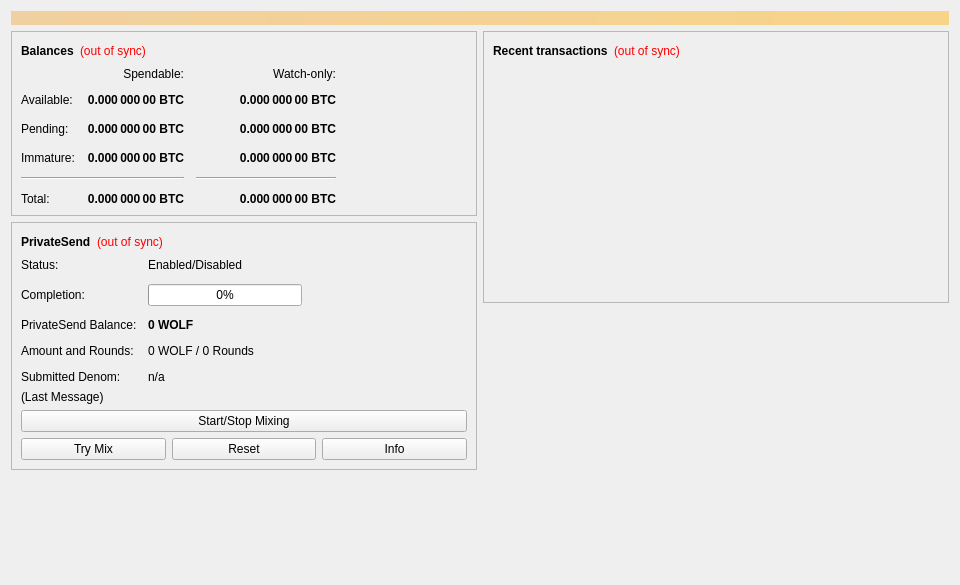
<?xml version="1.0" encoding="UTF-8"?>
<ui version="4.0">
 <class>OverviewPage</class>
 <widget class="QWidget" name="OverviewPage">
  <property name="geometry">
   <rect>
    <x>0</x>
    <y>0</y>
    <width>960</width>
    <height>585</height>
   </rect>
  </property>
  <property name="minimumSize">
   <size>
    <width>960</width>
    <height>0</height>
   </size>
  </property>
  <property name="windowTitle">
   <string>Form</string>
  </property>
  <layout class="QVBoxLayout" name="topLayout">
   <item>
    <widget class="QLabel" name="labelAlerts">
     <property name="visible">
      <bool>false</bool>
     </property>
     <property name="styleSheet">
      <string notr="true">QLabel { background-color: qlineargradient(x1: 0, y1: 0, x2: 1, y2: 0, stop:0 #F0D0A0, stop:1 #F8D488); color:#000000; }</string>
     </property>
     <property name="wordWrap">
      <bool>true</bool>
     </property>
     <property name="margin">
      <number>3</number>
     </property>
     <property name="textInteractionFlags">
      <set>Qt::TextSelectableByMouse</set>
     </property>
    </widget>
   </item>
   <item>
    <layout class="QHBoxLayout" name="horizontalLayout" stretch="1,1">
     <item>
      <layout class="QVBoxLayout" name="verticalLayout_2">
       <item>
        <widget class="QFrame" name="frame">
         <property name="frameShape">
          <enum>QFrame::StyledPanel</enum>
         </property>
         <property name="frameShadow">
          <enum>QFrame::Raised</enum>
         </property>
         <layout class="QVBoxLayout" name="verticalLayout_4">
          <item>
           <layout class="QHBoxLayout" name="horizontalLayout_4">
            <item>
             <widget class="QLabel" name="label_5">
              <property name="font">
               <font>
                <weight>75</weight>
                <bold>true</bold>
               </font>
              </property>
              <property name="text">
               <string>Balances</string>
              </property>
             </widget>
            </item>
            <item>
             <widget class="QLabel" name="labelWalletStatus">
              <property name="toolTip">
               <string>The displayed information may be out of date. Your wallet automatically synchronizes with the Wolfcoin network after a connection is established, but this process has not completed yet.</string>
              </property>
              <property name="styleSheet">
               <string notr="true">QLabel { color: red; }</string>
              </property>
              <property name="text">
               <string notr="true">(out of sync)</string>
              </property>
              <property name="alignment">
               <set>Qt::AlignLeading|Qt::AlignLeft|Qt::AlignVCenter</set>
              </property>
             </widget>
            </item>
            <item>
             <spacer name="horizontalSpacer_3">
              <property name="orientation">
               <enum>Qt::Horizontal</enum>
              </property>
              <property name="sizeHint" stdset="0">
               <size>
                <width>40</width>
                <height>20</height>
               </size>
              </property>
             </spacer>
            </item>
           </layout>
          </item>
          <item>
           <layout class="QGridLayout" name="gridLayout">
            <property name="spacing">
             <number>12</number>
            </property>
            <item row="2" column="2">
             <widget class="QLabel" name="labelWatchPending">
              <property name="font">
               <font>
                <weight>75</weight>
                <bold>true</bold>
               </font>
              </property>
              <property name="cursor">
               <cursorShape>IBeamCursor</cursorShape>
              </property>
              <property name="toolTip">
               <string>Unconfirmed transactions to watch-only addresses</string>
              </property>
              <property name="text">
               <string notr="true">0.000 000 00 BTC</string>
              </property>
              <property name="alignment">
               <set>Qt::AlignRight|Qt::AlignTrailing|Qt::AlignVCenter</set>
              </property>
              <property name="textInteractionFlags">
               <set>Qt::LinksAccessibleByMouse|Qt::TextSelectableByKeyboard|Qt::TextSelectableByMouse</set>
              </property>
             </widget>
            </item>
            <item row="2" column="1">
             <widget class="QLabel" name="labelUnconfirmed">
              <property name="font">
               <font>
                <weight>75</weight>
                <bold>true</bold>
               </font>
              </property>
              <property name="cursor">
               <cursorShape>IBeamCursor</cursorShape>
              </property>
              <property name="toolTip">
               <string>Total of transactions that have yet to be confirmed, and do not yet count toward the spendable balance</string>
              </property>
              <property name="text">
               <string notr="true">0.000 000 00 BTC</string>
              </property>
              <property name="alignment">
               <set>Qt::AlignRight|Qt::AlignTrailing|Qt::AlignVCenter</set>
              </property>
              <property name="textInteractionFlags">
               <set>Qt::LinksAccessibleByMouse|Qt::TextSelectableByKeyboard|Qt::TextSelectableByMouse</set>
              </property>
             </widget>
            </item>
            <item row="3" column="2">
             <widget class="QLabel" name="labelWatchImmature">
              <property name="font">
               <font>
                <weight>75</weight>
                <bold>true</bold>
               </font>
              </property>
              <property name="cursor">
               <cursorShape>IBeamCursor</cursorShape>
              </property>
              <property name="toolTip">
               <string>Mined balance in watch-only addresses that has not yet matured</string>
              </property>
              <property name="text">
               <string notr="true">0.000 000 00 BTC</string>
              </property>
              <property name="alignment">
               <set>Qt::AlignRight|Qt::AlignTrailing|Qt::AlignVCenter</set>
              </property>
              <property name="textInteractionFlags">
               <set>Qt::LinksAccessibleByMouse|Qt::TextSelectableByKeyboard|Qt::TextSelectableByMouse</set>
              </property>
             </widget>
            </item>
            <item row="4" column="0" colspan="2">
             <widget class="Line" name="lineSpendableBalance">
              <property name="orientation">
               <enum>Qt::Horizontal</enum>
              </property>
             </widget>
            </item>
            <item row="4" column="2">
             <widget class="Line" name="lineWatchBalance">
              <property name="sizePolicy">
               <sizepolicy hsizetype="Preferred" vsizetype="Fixed">
                <horstretch>0</horstretch>
                <verstretch>0</verstretch>
               </sizepolicy>
              </property>
              <property name="minimumSize">
               <size>
                <width>140</width>
                <height>0</height>
               </size>
              </property>
              <property name="orientation">
               <enum>Qt::Horizontal</enum>
              </property>
             </widget>
            </item>
            <item row="5" column="0">
             <widget class="QLabel" name="labelTotalText">
              <property name="text">
               <string>Total:</string>
              </property>
             </widget>
            </item>
            <item row="3" column="1">
             <widget class="QLabel" name="labelImmature">
              <property name="font">
               <font>
                <weight>75</weight>
                <bold>true</bold>
               </font>
              </property>
              <property name="cursor">
               <cursorShape>IBeamCursor</cursorShape>
              </property>
              <property name="toolTip">
               <string>Mined balance that has not yet matured</string>
              </property>
              <property name="text">
               <string notr="true">0.000 000 00 BTC</string>
              </property>
              <property name="alignment">
               <set>Qt::AlignRight|Qt::AlignTrailing|Qt::AlignVCenter</set>
              </property>
              <property name="textInteractionFlags">
               <set>Qt::LinksAccessibleByMouse|Qt::TextSelectableByKeyboard|Qt::TextSelectableByMouse</set>
              </property>
             </widget>
            </item>
            <item row="2" column="3">
             <spacer name="horizontalSpacer_2">
              <property name="orientation">
               <enum>Qt::Horizontal</enum>
              </property>
              <property name="sizeHint" stdset="0">
               <size>
                <width>40</width>
                <height>20</height>
               </size>
              </property>
             </spacer>
            </item>
            <item row="3" column="0">
             <widget class="QLabel" name="labelImmatureText">
              <property name="text">
               <string>Immature:</string>
              </property>
             </widget>
            </item>
            <item row="5" column="1">
             <widget class="QLabel" name="labelTotal">
              <property name="font">
               <font>
                <weight>75</weight>
                <bold>true</bold>
               </font>
              </property>
              <property name="cursor">
               <cursorShape>IBeamCursor</cursorShape>
              </property>
              <property name="toolTip">
               <string>Your current total balance</string>
              </property>
              <property name="text">
               <string notr="true">0.000 000 00 BTC</string>
              </property>
              <property name="alignment">
               <set>Qt::AlignRight|Qt::AlignTrailing|Qt::AlignVCenter</set>
              </property>
              <property name="textInteractionFlags">
               <set>Qt::LinksAccessibleByMouse|Qt::TextSelectableByKeyboard|Qt::TextSelectableByMouse</set>
              </property>
             </widget>
            </item>
            <item row="5" column="2">
             <widget class="QLabel" name="labelWatchTotal">
              <property name="font">
               <font>
                <weight>75</weight>
                <bold>true</bold>
               </font>
              </property>
              <property name="cursor">
               <cursorShape>IBeamCursor</cursorShape>
              </property>
              <property name="toolTip">
               <string>Current total balance in watch-only addresses</string>
              </property>
              <property name="text">
               <string notr="true">0.000 000 00 BTC</string>
              </property>
              <property name="alignment">
               <set>Qt::AlignRight|Qt::AlignTrailing|Qt::AlignVCenter</set>
              </property>
              <property name="textInteractionFlags">
               <set>Qt::LinksAccessibleByMouse|Qt::TextSelectableByKeyboard|Qt::TextSelectableByMouse</set>
              </property>
             </widget>
            </item>
            <item row="0" column="2">
             <widget class="QLabel" name="labelWatchonly">
              <property name="text">
               <string>Watch-only:</string>
              </property>
              <property name="alignment">
               <set>Qt::AlignRight|Qt::AlignTrailing|Qt::AlignVCenter</set>
              </property>
             </widget>
            </item>
            <item row="1" column="0">
             <widget class="QLabel" name="labelBalanceText">
              <property name="text">
               <string>Available:</string>
              </property>
             </widget>
            </item>
            <item row="1" column="1">
             <widget class="QLabel" name="labelBalance">
              <property name="font">
               <font>
                <weight>75</weight>
                <bold>true</bold>
               </font>
              </property>
              <property name="cursor">
               <cursorShape>IBeamCursor</cursorShape>
              </property>
              <property name="toolTip">
               <string>Your current spendable balance</string>
              </property>
              <property name="text">
               <string notr="true">0.000 000 00 BTC</string>
              </property>
              <property name="alignment">
               <set>Qt::AlignRight|Qt::AlignTrailing|Qt::AlignVCenter</set>
              </property>
              <property name="textInteractionFlags">
               <set>Qt::LinksAccessibleByMouse|Qt::TextSelectableByKeyboard|Qt::TextSelectableByMouse</set>
              </property>
             </widget>
            </item>
            <item row="1" column="2">
             <widget class="QLabel" name="labelWatchAvailable">
              <property name="font">
               <font>
                <weight>75</weight>
                <bold>true</bold>
               </font>
              </property>
              <property name="cursor">
               <cursorShape>IBeamCursor</cursorShape>
              </property>
              <property name="toolTip">
               <string>Your current balance in watch-only addresses</string>
              </property>
              <property name="text">
               <string notr="true">0.000 000 00 BTC</string>
              </property>
              <property name="alignment">
               <set>Qt::AlignRight|Qt::AlignTrailing|Qt::AlignVCenter</set>
              </property>
              <property name="textInteractionFlags">
               <set>Qt::LinksAccessibleByMouse|Qt::TextSelectableByKeyboard|Qt::TextSelectableByMouse</set>
              </property>
             </widget>
            </item>
            <item row="2" column="0">
             <widget class="QLabel" name="labelPendingText">
              <property name="text">
               <string>Pending:</string>
              </property>
             </widget>
            </item>
            <item row="0" column="1">
             <widget class="QLabel" name="labelSpendable">
              <property name="text">
               <string>Spendable:</string>
              </property>
              <property name="alignment">
               <set>Qt::AlignRight|Qt::AlignTrailing|Qt::AlignVCenter</set>
              </property>
             </widget>
            </item>
           </layout>
          </item>
         </layout>
        </widget>
       </item>
       <item>
        <widget class="QFrame" name="framePrivateSend">
         <property name="layoutDirection">
          <enum>Qt::LeftToRight</enum>
         </property>
         <property name="frameShape">
          <enum>QFrame::StyledPanel</enum>
         </property>
         <property name="frameShadow">
          <enum>QFrame::Raised</enum>
         </property>
         <layout class="QVBoxLayout" name="VerticalLayout_PS1">
          <item>
           <layout class="QHBoxLayout" name="horizontalLayout_5">
            <item>
             <widget class="QLabel" name="labelPrivateSendHeader">
              <property name="font">
               <font>
                <weight>75</weight>
                <bold>true</bold>
               </font>
              </property>
              <property name="text">
               <string>PrivateSend</string>
              </property>
             </widget>
            </item>
            <item>
             <widget class="QLabel" name="labelPrivateSendSyncStatus">
              <property name="toolTip">
               <string>The displayed information may be out of date. Your wallet automatically synchronizes with the Wolfcoin network after a connection is established, but this process has not completed yet.</string>
              </property>
              <property name="styleSheet">
               <string notr="true">QLabel { color: red; }</string>
              </property>
              <property name="text">
               <string notr="true">(out of sync)</string>
              </property>
              <property name="alignment">
               <set>Qt::AlignLeading|Qt::AlignLeft|Qt::AlignVCenter</set>
              </property>
             </widget>
            </item>
            <item>
             <spacer name="horizontalSpacer_4">
              <property name="orientation">
               <enum>Qt::Horizontal</enum>
              </property>
              <property name="sizeHint" stdset="0">
               <size>
                <width>40</width>
                <height>20</height>
               </size>
              </property>
             </spacer>
            </item>
           </layout>
          </item>
          <item>
           <layout class="QFormLayout" name="privateSendFormLayout">
            <property name="fieldGrowthPolicy">
             <enum>QFormLayout::AllNonFixedFieldsGrow</enum>
            </property>
            <property name="horizontalSpacing">
             <number>11</number>
            </property>
            <property name="verticalSpacing">
             <number>12</number>
            </property>
            <item row="0" column="0">
             <widget class="QLabel" name="labelPrivateSendEnabledText">
              <property name="text">
               <string>Status:</string>
              </property>
             </widget>
            </item>
            <item row="0" column="1">
             <widget class="QLabel" name="labelPrivateSendEnabled">
              <property name="text">
               <string>Enabled/Disabled</string>
              </property>
             </widget>
            </item>
            <item row="1" column="0">
             <widget class="QLabel" name="labelCompletitionText">
              <property name="text">
               <string>Completion:</string>
              </property>
             </widget>
            </item>
            <item row="1" column="1">
             <widget class="QProgressBar" name="privateSendProgress">
              <property name="maximumSize">
               <size>
                <width>154</width>
                <height>16777215</height>
               </size>
              </property>
              <property name="value">
               <number>0</number>
              </property>
             </widget>
            </item>
            <item row="2" column="0">
             <widget class="QLabel" name="labelAnonymizedText">
              <property name="text">
               <string>PrivateSend Balance:</string>
              </property>
             </widget>
            </item>
            <item row="2" column="1">
             <widget class="QLabel" name="labelAnonymized">
              <property name="font">
               <font>
                <weight>75</weight>
                <bold>true</bold>
               </font>
              </property>
              <property name="text">
               <string notr="true">0 WOLF</string>
              </property>
             </widget>
            </item>
            <item row="3" column="0">
             <widget class="QLabel" name="labelAmountAndRoundsText">
              <property name="text">
               <string>Amount and Rounds:</string>
              </property>
             </widget>
            </item>
            <item row="3" column="1">
             <widget class="QLabel" name="labelAmountRounds">
              <property name="text">
               <string>0 WOLF / 0 Rounds</string>
              </property>
             </widget>
            </item>
            <item row="4" column="0">
             <widget class="QLabel" name="labelSubmittedDenomText">
              <property name="text">
               <string>Submitted Denom:</string>
              </property>
             </widget>
            </item>
            <item row="4" column="1">
             <widget class="QLabel" name="labelSubmittedDenom">
              <property name="toolTip">
               <string>The denominations you submitted to the Masternode.&lt;br&gt;To mix, other users must submit the exact same denominations.</string>
              </property>
              <property name="text">
               <string>n/a</string>
              </property>
             </widget>
            </item>
           </layout>
          </item>
          <item>
           <layout class="QVBoxLayout" name="VerticalLayout_PS">
            <item>
             <widget class="QLabel" name="labelPrivateSendLastMessage">
              <property name="text">
               <string>(Last Message)</string>
              </property>
              <property name="alignment">
               <set>Qt::AlignLeading|Qt::AlignLeft|Qt::AlignTop</set>
              </property>
              <property name="wordWrap">
               <bool>true</bool>
              </property>
             </widget>
            </item>
            <item>
             <widget class="QPushButton" name="togglePrivateSend">
              <property name="sizePolicy">
               <sizepolicy hsizetype="MinimumExpanding" vsizetype="Fixed">
                <horstretch>0</horstretch>
                <verstretch>0</verstretch>
               </sizepolicy>
              </property>
              <property name="text">
               <string>Start/Stop Mixing</string>
              </property>
             </widget>
            </item>
            <item>
             <layout class="QHBoxLayout" name="horizontalLayout_debugbuttons">
              <item>
               <widget class="QPushButton" name="privateSendAuto">
                <property name="sizePolicy">
                 <sizepolicy hsizetype="MinimumExpanding" vsizetype="Fixed">
                  <horstretch>0</horstretch>
                  <verstretch>0</verstretch>
                 </sizepolicy>
                </property>
                <property name="toolTip">
                 <string>Try to manually submit a PrivateSend request.</string>
                </property>
                <property name="text">
                 <string>Try Mix</string>
                </property>
               </widget>
              </item>
              <item>
               <widget class="QPushButton" name="privateSendReset">
                <property name="sizePolicy">
                 <sizepolicy hsizetype="MinimumExpanding" vsizetype="Fixed">
                  <horstretch>0</horstretch>
                  <verstretch>0</verstretch>
                 </sizepolicy>
                </property>
                <property name="toolTip">
                 <string>Reset the current status of PrivateSend (can interrupt PrivateSend if it's in the process of Mixing, which can cost you money!)</string>
                </property>
                <property name="autoFillBackground">
                 <bool>false</bool>
                </property>
                <property name="text">
                 <string>Reset</string>
                </property>
               </widget>
              </item>
              <item>
               <widget class="QPushButton" name="privateSendInfo">
                <property name="sizePolicy">
                 <sizepolicy hsizetype="MinimumExpanding" vsizetype="Fixed">
                  <horstretch>0</horstretch>
                  <verstretch>0</verstretch>
                 </sizepolicy>
                </property>
                <property name="toolTip">
                 <string>Information about PrivateSend and Mixing</string>
                </property>
                <property name="text">
                 <string>Info</string>
                </property>
               </widget>
              </item>
             </layout>
            </item>
           </layout>
          </item>
         </layout>
        </widget>
       </item>
       <item>
        <spacer name="verticalSpacer">
         <property name="orientation">
          <enum>Qt::Vertical</enum>
         </property>
         <property name="sizeHint" stdset="0">
          <size>
           <width>20</width>
           <height>40</height>
          </size>
         </property>
        </spacer>
       </item>
      </layout>
     </item>
     <item>
      <layout class="QVBoxLayout" name="verticalLayout_3">
       <item>
        <widget class="QFrame" name="frame_2">
         <property name="frameShape">
          <enum>QFrame::StyledPanel</enum>
         </property>
         <property name="frameShadow">
          <enum>QFrame::Raised</enum>
         </property>
         <layout class="QVBoxLayout" name="verticalLayout">
          <item>
           <layout class="QHBoxLayout" name="horizontalLayout_2">
            <item>
             <widget class="QLabel" name="label_4">
              <property name="font">
               <font>
                <weight>75</weight>
                <bold>true</bold>
               </font>
              </property>
              <property name="text">
               <string>Recent transactions</string>
              </property>
             </widget>
            </item>
            <item>
             <widget class="QLabel" name="labelTransactionsStatus">
              <property name="toolTip">
               <string>The displayed information may be out of date. Your wallet automatically synchronizes with the Wolfcoin network after a connection is established, but this process has not completed yet.</string>
              </property>
              <property name="styleSheet">
               <string notr="true">QLabel { color: red; }</string>
              </property>
              <property name="text">
               <string notr="true">(out of sync)</string>
              </property>
              <property name="alignment">
               <set>Qt::AlignLeading|Qt::AlignLeft|Qt::AlignVCenter</set>
              </property>
             </widget>
            </item>
            <item>
             <spacer name="horizontalSpacer">
              <property name="orientation">
               <enum>Qt::Horizontal</enum>
              </property>
              <property name="sizeHint" stdset="0">
               <size>
                <width>40</width>
                <height>20</height>
               </size>
              </property>
             </spacer>
            </item>
           </layout>
          </item>
          <item>
           <widget class="QListView" name="listTransactions">
            <property name="styleSheet">
             <string notr="true">QListView { background: transparent; }</string>
            </property>
            <property name="frameShape">
             <enum>QFrame::NoFrame</enum>
            </property>
            <property name="verticalScrollBarPolicy">
             <enum>Qt::ScrollBarAlwaysOff</enum>
            </property>
            <property name="horizontalScrollBarPolicy">
             <enum>Qt::ScrollBarAlwaysOff</enum>
            </property>
            <property name="selectionMode">
             <enum>QAbstractItemView::NoSelection</enum>
            </property>
           </widget>
          </item>
         </layout>
        </widget>
       </item>
       <item>
        <spacer name="verticalSpacer_2">
         <property name="orientation">
          <enum>Qt::Vertical</enum>
         </property>
         <property name="sizeHint" stdset="0">
          <size>
           <width>20</width>
           <height>40</height>
          </size>
         </property>
        </spacer>
       </item>
      </layout>
     </item>
    </layout>
   </item>
  </layout>
 </widget>
 <resources/>
 <connections/>
</ui>
